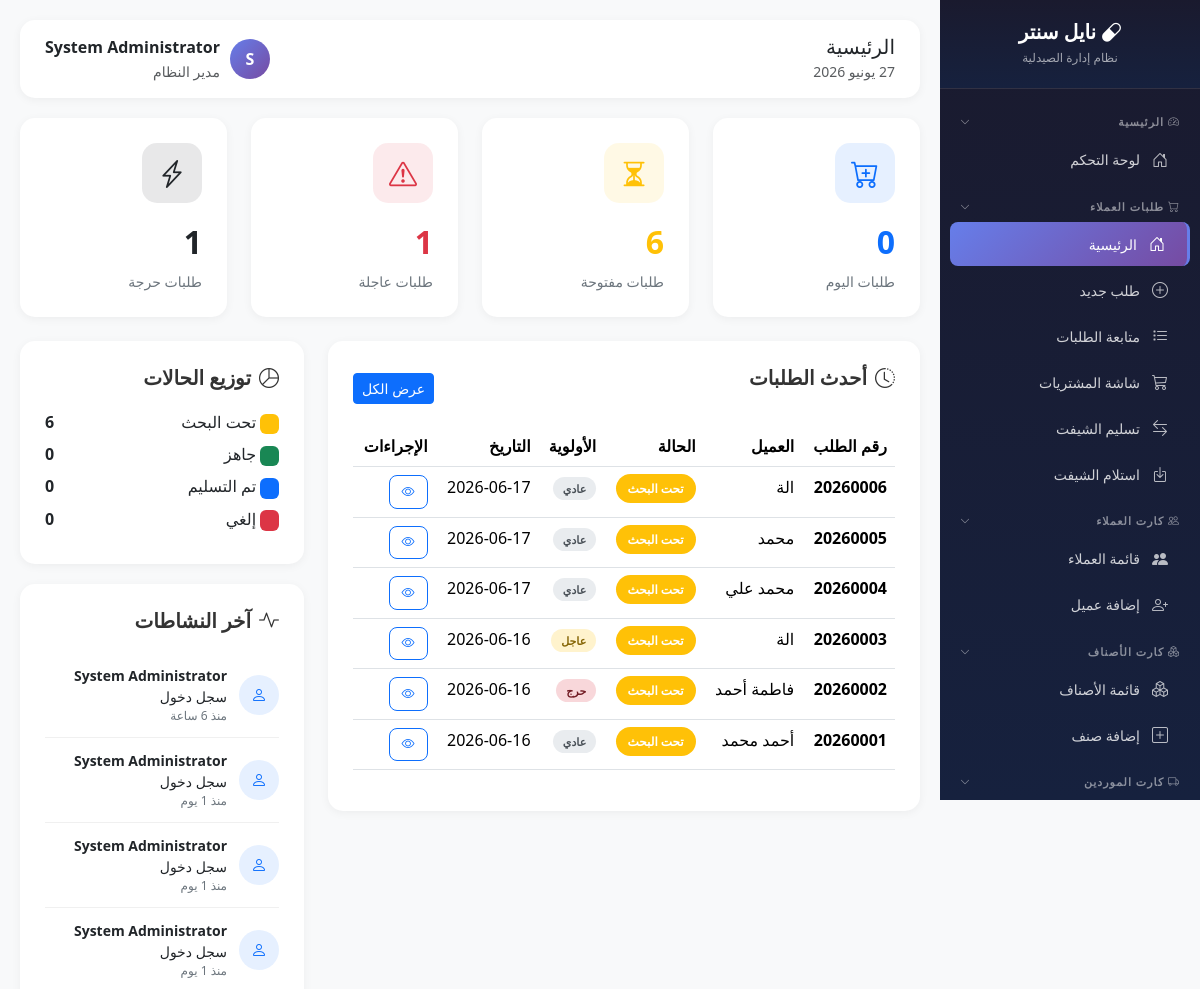
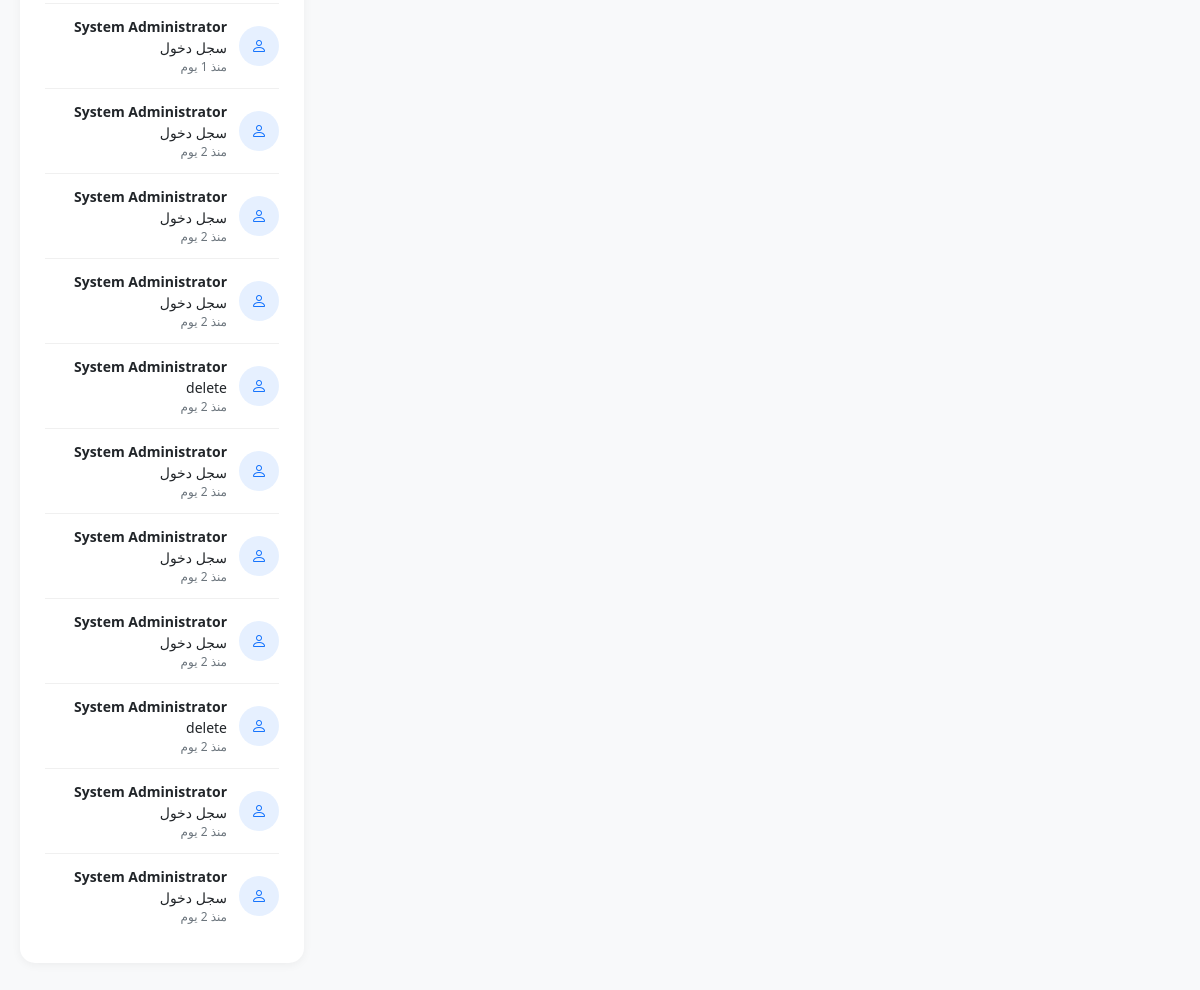
/modules/customer-requests/index.php (signed in), run on an earlier commit of the app's database (2 pictures, top to bottom).
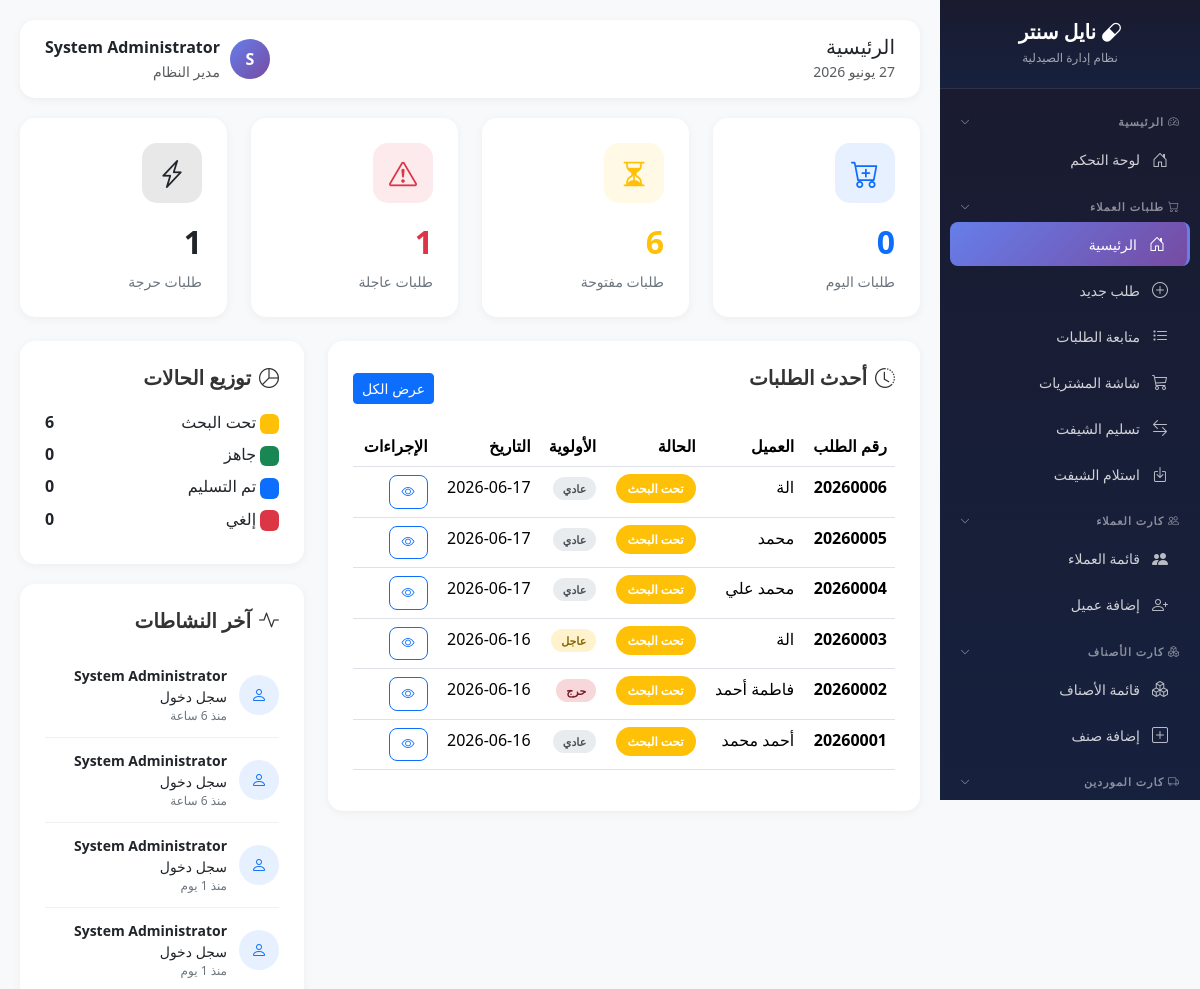
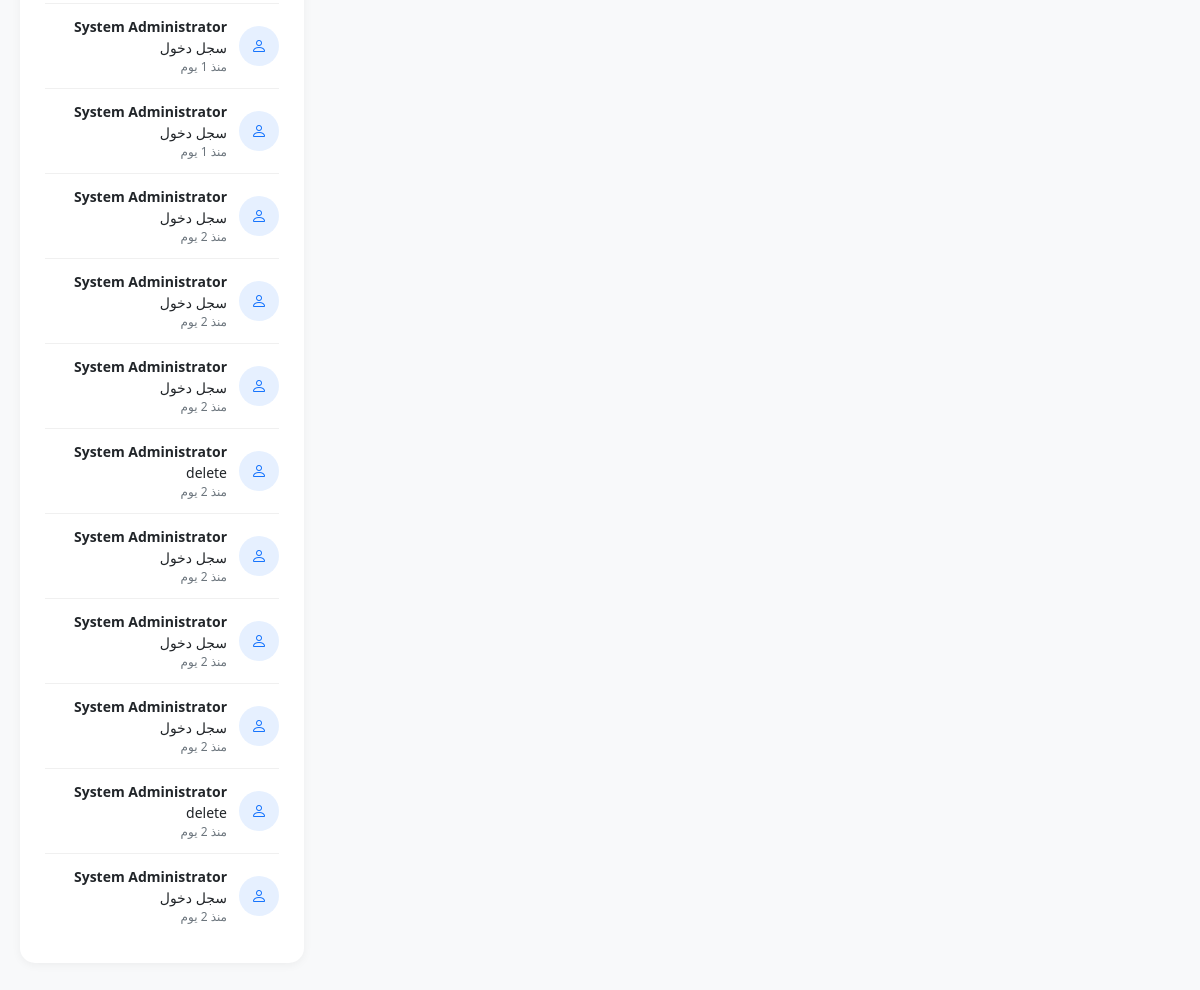
And on a later commit of the database (2 pictures, top to bottom).
### tables this page shows
CREATE TABLE `orders` (
  `id` int(11) NOT NULL,
  `order_number` varchar(20) NOT NULL,
  `customer_id` int(11) DEFAULT NULL,
  `customer_code` varchar(50) DEFAULT NULL,
  `customer_name` varchar(100) NOT NULL,
  `customer_phone` varchar(20) DEFAULT NULL,
  `customer_phone2` varchar(20) DEFAULT NULL,
  `customer_address` varchar(255) DEFAULT NULL,
  `branch_code` varchar(20) DEFAULT NULL,
  `order_date` datetime DEFAULT current_timestamp(),
  `priority` enum('normal','urgent','critical') DEFAULT 'normal',
  `status_id` int(11) DEFAULT 1,
  `total_items` int(11) DEFAULT 0,
  `notes` text DEFAULT NULL,
  `created_by` int(11) NOT NULL,
  `created_at` timestamp NOT NULL DEFAULT current_timestamp(),
  `updated_by` int(11) DEFAULT NULL,
  `updated_at` timestamp NULL DEFAULT NULL,
  `total_discount_type` enum('percentage','fixed') DEFAULT NULL,
  `total_discount_value` decimal(10,2) DEFAULT 0.00,
  `final_total` decimal(10,2) DEFAULT 0.00
);

CREATE TABLE `order_statuses` (
  `id` int(11) NOT NULL,
  `status_name` varchar(50) NOT NULL,
  `status_color` varchar(20) DEFAULT '#6c757d',
  `sort_order` int(11) DEFAULT 0,
  `is_default` tinyint(1) DEFAULT 0,
  `is_final` tinyint(1) DEFAULT 0,
  `is_active` tinyint(1) DEFAULT 1,
  `created_at` timestamp NOT NULL DEFAULT current_timestamp(),
  `updated_at` timestamp NOT NULL DEFAULT current_timestamp() ON UPDATE current_timestamp()
);

CREATE TABLE `activity_logs` (
  `id` int(11) NOT NULL,
  `user_id` int(11) DEFAULT NULL,
  `user_name` varchar(100) DEFAULT NULL,
  `action` varchar(50) NOT NULL,
  `table_name` varchar(50) DEFAULT NULL,
  `record_id` int(11) DEFAULT NULL,
  `old_value` text DEFAULT NULL,
  `new_value` text DEFAULT NULL,
  `ip_address` varchar(50) DEFAULT NULL,
  `created_at` timestamp NOT NULL DEFAULT current_timestamp()
);

CREATE TABLE `users` (
  `id` int(11) NOT NULL,
  `username` varchar(50) NOT NULL,
  `password` varchar(255) NOT NULL,
  `full_name` varchar(100) NOT NULL,
  `role` enum('admin','pharmacist','purchaser','cashier') DEFAULT 'pharmacist',
  `branch_code` varchar(20) DEFAULT NULL,
  `phone` varchar(20) DEFAULT NULL,
  `is_active` tinyint(1) DEFAULT 1,
  `last_login` datetime DEFAULT NULL,
  `created_at` timestamp NOT NULL DEFAULT current_timestamp(),
  `updated_at` timestamp NOT NULL DEFAULT current_timestamp() ON UPDATE current_timestamp()
);

### core/config.php (called while the page is built, shortened)
<?php
function timeAgo($datetime) {
    $time = strtotime($datetime);
    $now = time();
    $diff = $now - $time;
    if ($diff < 86400) return 'منذ ' . floor($diff / 3600) . ' ساعة';
    if ($diff < 604800) return 'منذ ' . floor($diff / 86400) . ' يوم';
    return date('Y-m-d', $time);
}

### modules/customer-requests/index.php (the view, shortened to what the changed rows need)
<?php
require_once __DIR__ . '/../../core/config.php';
$db = getDB();
$stats = [];
$stmt = $db->query("SELECT COUNT(*) as count FROM orders WHERE DATE(order_date) = CURDATE()");
$stats['today_orders'] = $stmt->fetch()['count'];
$stmt = $db->query("SELECT COUNT(*) as count FROM orders o
    JOIN order_statuses os ON o.status_id = os.id
    WHERE os.is_final = 0");
$stats['open_orders'] = $stmt->fetch()['count'];
$stmt = $db->query("SELECT COUNT(*) as count FROM orders WHERE priority = 'urgent' AND status_id IN (SELECT id FROM order_statuses WHERE is_final = 0)");
$stats['urgent_orders'] = $stmt->fetch()['count'];
$stmt = $db->query("SELECT COUNT(*) as count FROM orders WHERE priority = 'critical' AND status_id IN (SELECT id FROM order_statuses WHERE is_final = 0)");
$stats['critical_orders'] = $stmt->fetch()['count'];
$stmt = $db->query("SELECT o.*, os.status_name, os.status_color, u.full_name as creator_name
    FROM orders o
    JOIN order_statuses os ON o.status_id = os.id
    JOIN users u ON o.created_by = u.id
    ORDER BY o.created_at DESC LIMIT 10");
$recent_orders = $stmt->fetchAll();
$stmt = $db->query("SELECT os.status_name, os.status_color, COUNT(o.id) as count
    FROM order_statuses os
    LEFT JOIN orders o ON os.id = o.status_id
    WHERE os.is_active = 1
    GROUP BY os.id, os.status_name, os.status_color
    ORDER BY os.sort_order");
$status_dist = $stmt->fetchAll();
$stmt = $db->query("SELECT al.*, u.full_name as user_name
    FROM activity_logs al
    LEFT JOIN users u ON al.user_id = u.id
    ORDER BY al.created_at DESC LIMIT 15");
$activities = $stmt->fetchAll();
?>
<!DOCTYPE html>
<html lang="ar" dir="rtl">
<head>
    <link href="https://cdn.jsdelivr.net/npm/bootstrap@5.3.2/dist/css/bootstrap.rtl.min.css" rel="stylesheet">
    <link href="https://cdn.jsdelivr.net/npm/bootstrap-icons@1.11.1/font/bootstrap-icons.css" rel="stylesheet">
    <link href="https://cdn.datatables.net/1.13.7/css/dataTables.bootstrap5.min.css" rel="stylesheet">
</head>
<body>
    <div class="main-content">
        <div class="row g-4 mb-4">
            <div class="col-md-3">
                <div class="stat-card">
                    <div class="stat-icon bg-warning bg-opacity-10 text-warning">
                        <i class="bi bi-hourglass-split"></i>
                    </div>
                    <div class="stat-value text-warning"><?= $stats['open_orders'] ?></div>
                    <div class="stat-label">طلبات مفتوحة</div>
                </div>
            </div>
        </div>
        <div class="row">
            <div class="col-lg-8">
                <div class="content-card">
                    <div class="table-responsive">
                        <table class="table table-hover">
                            <thead>
                                <tr>
                                    <th>رقم الطلب</th>
                                    <th>العميل</th>
                                    <th>الحالة</th>
                                    <th>الأولوية</th>
                                    <th>التاريخ</th>
                                    <th>الإجراءات</th>
                                </tr>
                            </thead>
                            <tbody>
                                <?php foreach ($recent_orders as $order): ?>
                                <tr>
                                    <td class="fw-bold"><?= $order['order_number'] ?></td>
                                    <td><?= $order['customer_name'] ?></td>
                                    <td>
                                        <span class="status-badge" style="background: <?= $order['status_color'] ?>">
                                            <?= $order['status_name'] ?>
                                        </span>
                                    </td>
                                    <td>
                                        <span class="priority-badge priority-<?= $order['priority'] ?>">
                                            <?= $order['priority'] === 'normal' ? 'عادي' : ($order['priority'] === 'urgent' ? 'عاجل' : 'حرج') ?>
                                        </span>
                                    </td>
                                    <td><?= timeAgo($order['created_at']) ?></td>
                                    <td>
                                        <a href="orders.php?view=<?= $order['id'] ?>" class="btn btn-sm btn-outline-primary btn-action">
                                            <i class="bi bi-eye"></i>
                                        </a>
                                    </td>
                                </tr>
                                <?php endforeach; ?>
                            </tbody>
                        </table>
                    </div>
                </div>
            </div>
            <div class="col-lg-4">
                <div class="content-card">
                    <?php foreach ($status_dist as $status): ?>
                    <div class="d-flex justify-content-between align-items-center mb-2">
                        <span>
                            <span class="badge" style="background: <?= $status['status_color'] ?>">&nbsp;</span>
                            <?= $status['status_name'] ?>
                        </span>
                        <span class="fw-bold"><?= $status['count'] ?></span>
                    </div>
                    <?php endforeach; ?>
                </div>
                <div class="content-card">
                    <?php foreach ($activities as $activity): ?>
                    <div class="activity-item">
                        <div class="activity-icon bg-primary bg-opacity-10 text-primary">
                            <i class="bi bi-person"></i>
                        </div>
                        <div class="activity-content">
                            <div class="small">
                                <strong><?= $activity['user_name'] ?? 'System' ?></strong>
                                <?= $activity['action'] === 'login' ? 'سجل دخول' : ($activity['action'] === 'create' ? 'أضاف طلب جديد' : ($activity['action'] === 'update' ? 'عدل طلب' : $activity['action'])) ?>
                            </div>
                            <div class="activity-time"><?= timeAgo($activity['created_at']) ?></div>
                        </div>
                    </div>
                    <?php endforeach; ?>
                </div>
            </div>
        </div>
    </div>
</body>
</html>

What changed in the data, as far as the page shows it:
no longer on this page (row unchanged): activity_logs: user.full_name "System Administrator", action "سجل دخول", created_at "منذ 2 يوم"
added activity_logs: user.full_name "System Administrator", action "سجل دخول", created_at "منذ 6 ساعة"
